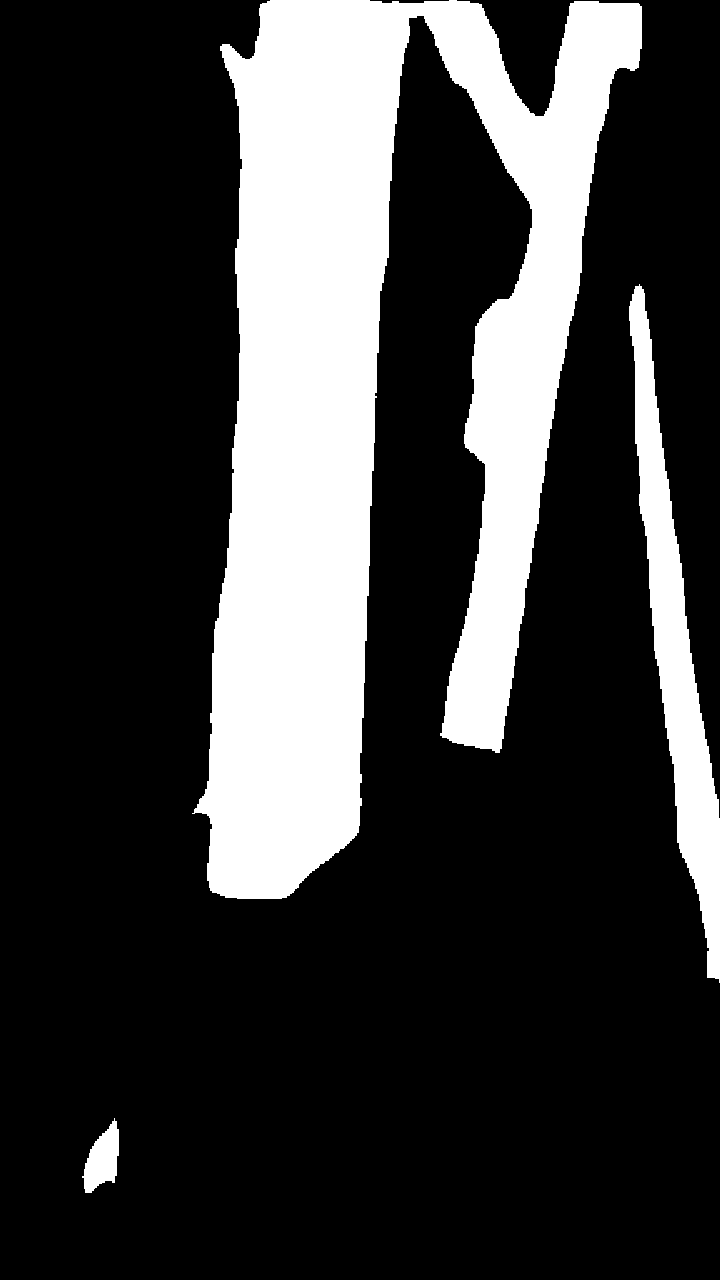
#> input picture example/mask.png, 720 x 1280 px, found by its file name
$ python example.py   (older library calls are emulated)
#> lines starting #> are read from the running program, lines starting #| are printed output that depends on the picture; after the words box and inside, x2 and y2 are one past the last pixel; in counts of white or black regions, pixels touching at a corner belong together
import cv2
import numpy as np
from pyhjs import PyHJS, BinaryFrame
from pathlib import Path
import time

from typing import List, Tuple
import matplotlib.pyplot as plt

SCRIPT_DIR = str(Path().parent)


# [8 lines left out: function fill_boundary_zero, not called in this run]


def closing(image, kernel_size=5):
    kernel = np.ones((kernel_size, kernel_size), np.uint8)
    return cv2.morphologyEx(image, cv2.MORPH_CLOSE, kernel)


class Skeletonizer(object):
    def __init__(self, gamma, epsilon):
        self._hjs = PyHJS(gamma, epsilon)

    # [5 lines left out: function compute, not called in this run]

    def set_parameters(self, gamma, epsilon):
        self._hjs.set_parameters(gamma, epsilon)

    def get_flux_image(self):
        return self._hjs.get_flux_image()

    def get_distance_transform_image(self):
        return self._hjs.get_distance_transform_image()


# [45 lines left out: functions get_separate_skeleton_mask, pruning_skeleton_mask, get_binary_image_contour, not called in this run]


# load mask image and resize
image = cv2.imread(f"{SCRIPT_DIR}/example/mask.png", cv2.IMREAD_ANYDEPTH)
#> image: shape (1280, 720); 23% white; 3 white regions, box (x1, y1, x2, y2) and area: (192, 0, 642, 899) 190570, (629, 284, 720, 983) 20061, (82, 1118, 119, 1193) 1626
image = cv2.resize(image, None, fx=0.25, fy=0.25, interpolation=cv2.INTER_NEAREST)
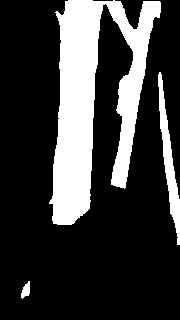
#> image: shape (320, 180); 23% white; 3 white regions, box (x1, y1, x2, y2) and area: (49, 0, 161, 225) 11930, (158, 72, 180, 245) 1237, (21, 281, 30, 299) 101
print(image.shape)
#| (320, 180)

label_mask = np.zeros_like(image)
label_mask[image > 0] = 255

skeletonizer = Skeletonizer(gamma=2.5, epsilon=1.5)
#> (the run stopped early here; a loop or call above may not have finished)
